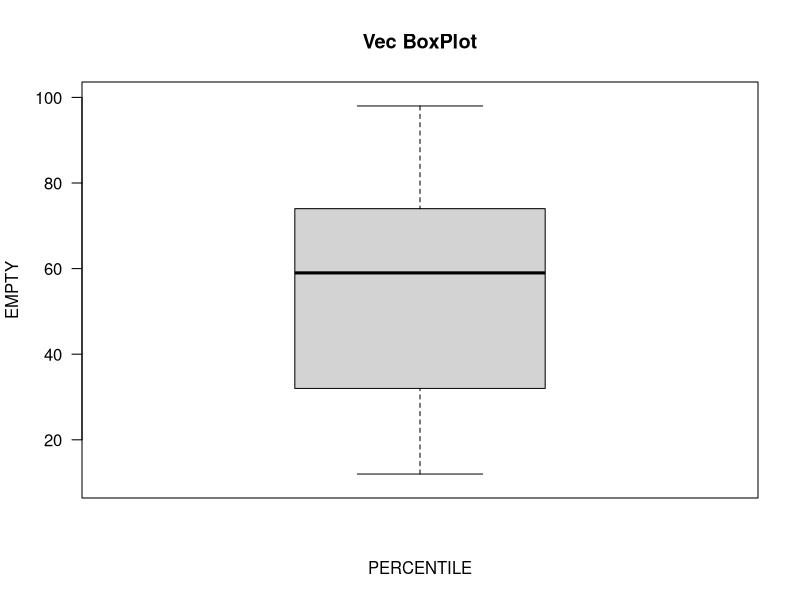

Source code (R): (Note: this script raises an error after producing the figure.)
#BOXPLOT in R
#Boxplot in R is calculated as if we have set of observations like 10, 20, 30, 40, 50, 60, 70 and 80
#we have two middle values that are 40 and 50. So the median would be 45.
#now the left hand side observations in respect to the median are 10, 20, 30 and 40
#so the lower quartile will be the median of center most values which 20 and 30


vec = c(12,14,32,55,55,63,65,74,78,98)
quantile(vec, probs=c(0, 0.25, 0.5, 0.75, 1))


#the quartile function has 9 type hence we can provide type = number as argument
#but R will still calculate the quartile if not specified

#creating a boxplot
#ylim option will define the interval size
boxplot(vec, main = 'Vec BoxPlot', las=1, ylab='EMPTY', xlab='PERCENTILE', ylim=c(10,100))

#creating boxplot for two variables in the same graph
#below type of boxplot command will generate a graph msrp on x axis with type on the y axis
attach(cars)
boxplot(MSRP ~ Type)

#BoxPlots with two factors (stratified boxplots)
#first we will convert the vector into factor
msrp = MSRP

#below we have used to cut function to convert vector into factor and provide labels
Prange = cut(msrp, breaks = c(10000,40000,80000),
             labels = c('cheap','costly'))
Prange[1:20]            #print the observations from 1 to 100 using the factor created
levels(Prange)          #to check the distinct observations stored in the fac1 factor
class(Prange)           #to check the data type
is.factor(Prange)       #prints boolean (true or false) if the object is a factor or not

#now we want to visualize between Make and Type within each of the price rang strata
boxplot(msrp~Origin*Prange, ylab = 'Make', las=2, main = 'MSRP vs Origin by Price Range')
